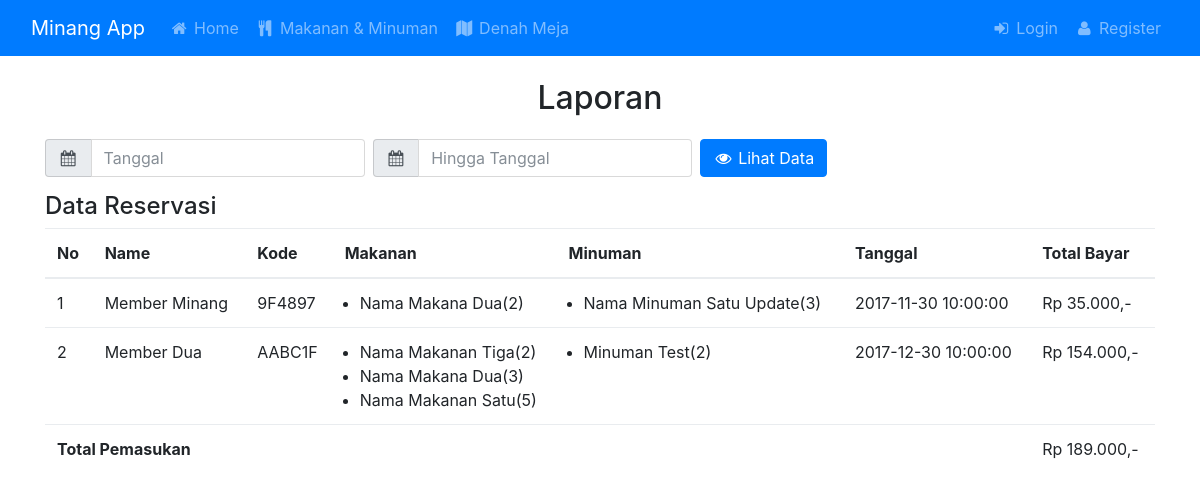
/index.php/laporan, run on the app's committed database.
### tables this page shows
CREATE TABLE IF NOT EXISTS `option` (
  `option_id` int(11) NOT NULL AUTO_INCREMENT,
  `key` varchar(100) NOT NULL,
  `value` text NOT NULL,
  PRIMARY KEY (`option_id`)
);

CREATE TABLE IF NOT EXISTS `reservasi` (
  `reservasi_id` int(11) NOT NULL AUTO_INCREMENT,
  `user_id` int(11) NOT NULL,
  `date` datetime NOT NULL,
  `status` int(1) NOT NULL,
  `created_at` datetime NOT NULL,
  `updated_at` datetime NOT NULL,
  PRIMARY KEY (`reservasi_id`),
  KEY `user_id` (`user_id`)
);

### application/controllers/Laporan.php (called while the page is built, shortened)
<?php
class Laporan extends CI_Controller {
	private $status_reservasi = array(
		'1' => 'Pesan Menu',
		'2' => 'Pesan Tempat dan Tanggal',
		'3' => 'Pembayaran',
		'4' => 'Pembayaran Terverifikasi',
		'5' => 'Dibatalkan',
		'6' => 'Dibatalkan Sistem',
		'7' => 'Hidangan Siap',
	);
	public function __construct()
	{
		$this->load->model('reservasi_model');
	}
	public function index()
	{
		$params = array(
			'title' 		=> 'Laporan',
			'acive_menu' 	=> 'laporan',
			'status' 		=> $this->status_reservasi,
		);
		if ($post = $this->input->post()) {
			if (isset($post['start']) && isset($post['end'])) {
				$where = array('where' => array(
					'status' => 7,
					'date >=' => $post['start'],
					'date <=' => $post['end'],
				));
				$params['data'] = $this->reservasi_model->gets_view($where);
				$params['start'] = $post['start'];
				$params['end'] = $post['end'];
			}
		}else{
			$params['data'] = $this->reservasi_model->gets_view(array('where' => array('status' => 7)));
		}
		$this->load->view('header', $params);
		$this->load->view('laporan', $params);
		$this->load->view('footer', $params);
	}
}

### index.php (called while the page is built, shortened)
<?php
require_once BASEPATH.'core/CodeIgniter.php';

### application/models/CRUD_Model.php (called while the page is built, shortened)
<?php
Class CRUD_Model extends CI_Model
{
	protected $table_name = false;
	protected $table_view_name = false;
	protected $primary_key = false;
	public $read_limit = false;
	public function gets( $args = array(), $from_view_table = false  ){
		$defaults = array(
			'select'        => false,
			'limit'         => $this->read_limit,
			'start'         => 0,
			'where'         => array(),
			'where_in'      => array(),
			'where_not_in'  => array(),
			'or_where'      => array(),
			'between'       => array(),
			'group_by'      => false,
			'order_by'      => false,
			'join'          => false,
			'left_join' 	=> false,
			'like'          => false,
		);
		$args = array_merge($defaults, $args);
		extract( $args );
		if( count( $where ) > 0 ){
			if( isAssoc( $where ) ){
				foreach( $where as $w_key=>$w_val ){
					$this->db->where( $w_key, $w_val );
				}
			}else{
				foreach( $where as $w_val ){
					$this->db->where( $w_val);
				}
			}
		}
		if( !$select ){
			$this->db->select('*');
		}else{
			$this->db->select($select);
		}
		if( is_string($from_view_table) )
			$this->db->from( $from_view_table );
		elseif( $from_view_table )
			$this->db->from( $this->table_view_name );
		else
			$this->db->from( $this->table_name );
		$query = $this->db->get();
		return $query->result();
	}
	public function get( $args = array(), $from_view_table = false ){
		if( is_array($args) ){
			if( $data = $this->gets($args, $from_view_table) ){
				return $data[0];
			}
			return false;
		}else{
			if ($data = $this->gets(array('where' => array($this->primary_key => $args)), $from_view_table)) {
				return $data[0];
			}
			return false;
		}
	}
	public function gets_view($args = array(), $view = true)
	{
		return $this->gets($args, $view);
	}
}

### application/models/Option_model.php (called while the page is built, shortened)
<?php
class Option_model extends CRUD_Model {
	public function get_value($key)
	{
		$data = parent::get(array('where' => array('key' => $key)));
		return ($data) ? $data->value : "";
	}
}

### application/helpers/auth_helper.php (called while the page is built, shortened)
<?php
function current_user_data($key = false)
{
	$CI =& get_instance();
	$session_data = $CI->session->userdata('current_user');
	if( $key ) {
		if( isset( $session_data[ $key ] ) )
			return $session_data[ $key ];
		else return false;
	}
	else return $session_data;
}

### application/views/laporan.php (the view, shortened to what this page needs)
<h2 class="text-center mb-4">Laporan</h2>
<form class="form-inline mb-3" action="<?php url('laporan') ?>" method="post">
	<div class="form-group">
		<div class="input-group date form_date2" data-date="" data-date-format="yyyy-mm-dd hh:00" data-link-field="tgl_hingga" data-link-format="yyyy-mm-dd hh:00">
			<span class="input-group-addon"><i class="fa fa-fw fa-calendar"></i></span>
                  <input name="start" class="form-control" required="" type="text" value="<?php if(isset($start)) echo $start ?>" placeholder="Tanggal">
              </div>
	</div>
	<div class="form-group mx-sm-2">
		<div class="input-group date form_date2" data-date="" data-date-format="yyyy-mm-dd hh:00" data-link-field="tgl_hingga" data-link-format="yyyy-mm-dd hh:00">
			<span class="input-group-addon"><i class="fa fa-fw fa-calendar"></i></span>
                  <input name="end" class="form-control" required="" type="text" value="<?php if(isset($start)) echo $start ?>" placeholder="Hingga Tanggal">
              </div>
	</div>
	<div class="form-group">
		<button type="submit" class="btn btn-primary"><i class="fa fa-fw fa-eye"></i> Lihat Data</button>
	</div>
</form>
<h4>Data Reservasi</h4>
<table class="table mb-4">
	<thead>
		<tr>
			<th>No</th>
			<th>Name</th>
			<th>Kode</th>
			<th>Makanan</th>
			<th>Minuman</th>
			<th>Tanggal</th>
			<th class="text-nowrap">Total Bayar</th>
		</tr>
	</thead>
	<tbody>
		<?php
		$total = 0;
		foreach ($data as $no => $item): ?>
		<tr>
			<td><?php echo $no + 1; ?></td>
			<td><?php echo $item->name; ?></td>
			<td><?php echo strtoupper(substr(sha1($item->reservasi_id), -6)) ; ?></td>
			<td>
				<ul>
					<?php foreach (json_decode($item->menu) as $menu): ?>
						<?php if ($menu[0] == 1): ?>
							<li><?php echo $menu[2] . "(" . $menu[1] . ")" ; ?></li>
						<?php endif ?>
					<?php endforeach ?>
				</ul>
			</td>
			<td>
				<ul>
					<?php foreach (json_decode($item->menu) as $menu): ?>
						<?php if ($menu[0] == 2): ?>
							<li><?php echo $menu[2] . "(" . $menu[1] . ")" ; ?></li>
						<?php endif ?>
					<?php endforeach ?>
				</ul>
			</td>
			<td><?php echo $item->date; ?></td>
			<td><?php echo money_formating($item->total); $total += $item->total;?></td>
		</tr>
		<?php endforeach ?>
	</tbody>
	<tfoot>
		<tr>
			<th colspan="6">Total Pemasukan</th>
			<td><?php echo money_formating($total); ?></td>
		</tr>
	</tfoot>
</table>

### application/views/header.php (shortened to what this page needs)
<!DOCTYPE html>
<html>
<head>
	<link href="<?php asset('css/bootstrap.min.css') ?>" rel="stylesheet">
	<link href="<?php asset('css/style.css') ?>" rel="stylesheet">
	<link href="<?php asset('vendor/font-awesome/css/font-awesome.min.css') ?>" rel="stylesheet" type="text/css">
	<link href="<?php asset('vendor/bootstrap-datetimepicker/bootstrap-datetimepicker.min.css'); ?>" rel="stylesheet">
</head>
<body>
	<nav class="navbar navbar-expand-lg navbar-dark bg-primary mb-4">
		<div class="container-fluid">
			<a class="navbar-brand" href="<?php echo base_url() ?>"><?php echo get_option('app_name'); ?></a>
			<div class="collapse navbar-collapse" id="navbar-main">
				<ul class="navbar-nav mr-auto">
					<?php foreach (get_app_config('main_menu') as $menu):
						$active_submenu = false;
						if (isset($menu['submenu'])) {
							foreach ($menu['submenu'] as $submenu) {
								if ($submenu['id'] == $acive_menu) {
									$active_submenu = true;
								}
							}
						}
						?>
						<?php if (in_array(current_user_data('capability'), $menu['capability'])): ?>
							<?php if (isset($menu['submenu'])): ?>
								<li class="nav-item dropdown<?php if($active_submenu || $acive_menu == $menu['id']) echo " active"; ?>">
									<a class="nav-link dropdown-toggle" href="" data-toggle="dropdown" aria-haspopup="true" aria-expanded="false">
										<i class="fa fa-fw <?php echo $menu['icon']; ?>"></i>
										<?php echo $menu['label']; ?>
									</a>
									<div class="dropdown-menu">
										<?php foreach ($menu['submenu'] as $submenu): ?>
											<a class="dropdown-item<?php if($acive_menu == $submenu['id']) echo " active"; ?>" href="<?php url($submenu['url']); ?>"><i class="fa fa-fw <?php echo $submenu['icon']; ?>"></i> <?php echo $submenu['label']; ?></a>
										<?php endforeach ?>
									</div>
								</li>
							<?php else: ?>
								<li class="nav-item<?php if($acive_menu == $menu['id']) echo " active"; ?>">
									<a class="nav-link" href="<?php url($menu['url']); ?>"><i class="fa fa-fw <?php echo $menu['icon']; ?>"></i> <?php echo $menu['label']; ?></a>
								</li>
							<?php endif ?>
						<?php endif ?>
					<?php endforeach ?>
				</ul>
				<ul class="navbar-nav">
					<?php
					$second_menu = get_app_config('second_menu');
					foreach ($second_menu as $menu):
						$active_submenu = false;
						?>
						<?php if (in_array(current_user_data('capability'), $menu['capability'])): ?>
							<?php if (in_array(current_user_data('capability'), $menu['capability'])): ?>
								<?php if (isset($menu['submenu'])): ?>
									<li class="nav-item dropdown<?php if($active_submenu) echo " active"; ?>">
										<a class="nav-link dropdown-toggle" href="" data-toggle="dropdown" aria-haspopup="true" aria-expanded="false">
											<i class="fa fa-fw <?php echo $menu['icon']; ?>"></i>
											<?php echo $menu['label']; ?>
										</a>
										<div class="dropdown-menu dropdown-menu-right">
											<?php foreach ($menu['submenu'] as $submenu): ?>
												<a class="dropdown-item<?php if($acive_menu == $submenu['id']) echo " active"; ?>" href="<?php url($submenu['url']); ?>"><i class="fa fa-fw <?php echo $submenu['icon']; ?>"></i> <?php echo $submenu['label']; ?></a>
											<?php endforeach ?>
										</div>
									</li>
								<?php else: ?>
									<li class="nav-item<?php if($acive_menu == $menu['id']) echo " active"; ?>">
										<a class="nav-link" href="<?php url($menu['url']); ?>"><i class="fa fa-fw <?php echo $menu['icon']; ?>"></i> <?php echo $menu['label']; ?></a>
									</li>
								<?php endif ?>
							<?php endif ?>
						<?php endif ?>
					<?php endforeach ?>
				</ul>
			</div>
		</div>
	</nav>
	<div class="container">

### application/helpers/function_helper.php (shortened to what this page needs)
<?php
function asset( $asset_url )
{
    echo base_url('assets/' . $asset_url );
}
function url( $asset_url = "" )
{
    echo base_url( $asset_url );
}
function get_app_config($data = 'app_name')
{
    $CI =& get_instance();
    return $CI->config->item($data);
}
function get_option($key = 'app_name')
{
    $CI =& get_instance();
    return $CI->option_model->get_value($key);
}
function isAssoc($array)
{
    return array_keys($array) !== range(0, count($array) - 1);
}
        ?>
        <?php
function money_formating($data)
{
    return "Rp ". number_format($data,0,',','.').",- ";
}

### application/views/footer.php
	</div>
</body>
</html>

### assets/css/style.css (style rules this page uses)
.input-group { margin-top: 5px; }
.input-group:first-child { margin-top: 0; }

### data on the page
option: value "Minang App"
reservasi: name "Member Minang", reservasi_id "9F4897", menu "Nama Makana Dua", menu "2", menu "Nama Minuman Satu Update", menu "3", date "2017-11-30 10:00:00", total "Rp 35.000,-"
reservasi: name "Member Dua", reservasi_id "AABC1F", menu "Nama Makanan Tiga", menu "2", menu "Nama Makana Dua", menu "3", menu "Nama Makanan Satu", menu "5", menu "Minuman Test", date "2017-12-30 10:00:00", total "Rp 154.000,-"

### other printed values
$menu['label'] "Home"
$menu['label'] "Makanan & Minuman"
$menu['label'] "Denah Meja"
$menu['label'] "Login"
$menu['label'] "Register"
money_formating($total) "Rp 189.000,-"
